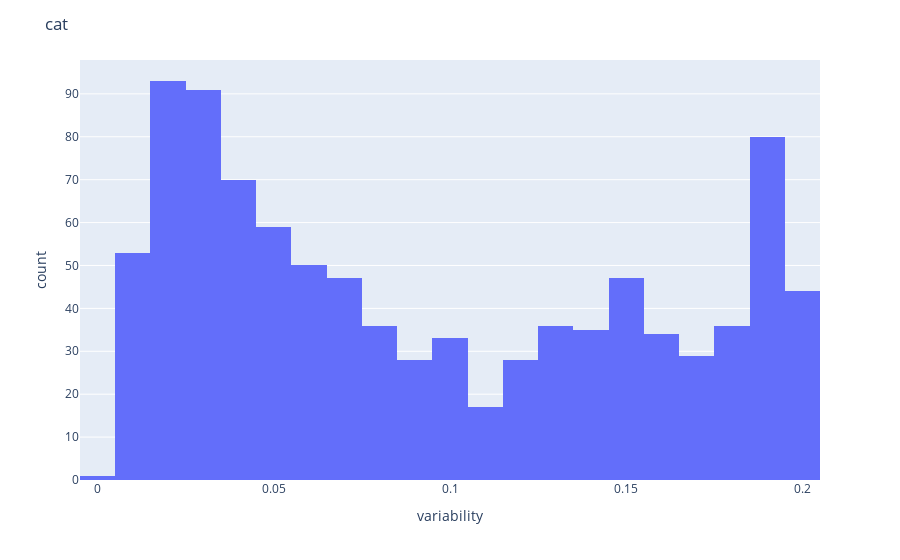

Notebook code cell kept with this figure:
### Code cell
base_path ='../assets/vqa_models/vqa_lxr111_animals_fromScratch_20epochs_breeds/'
df = pd.read_pickle(base_path+"datamap_metrics.pkl")

generate_region_class_variability_distributions(base_path, df, 'easy',  conf_threshold=0.8, var_threshold=0.2)

### Figure 1 — Plotly figure (JSON) as saved in the notebook; plotly's stock layout.template omitted (floating-point values rounded to 4 significant figures; data arrays with more than 128 entries replaced by an {"elided": "..."} marker saying what was removed)
{"data": [{"alignmentgroup": "True", "bingroup": "x", "hovertemplate": "variability=%{x}<br>count=%{y}<extra></extra>", "legendgroup": "", "marker": {"color": "#636efa", "pattern": {"shape": ""}}, "name": "", "offsetgroup": "", "orientation": "v", "showlegend": false, "type": "histogram", "x": {"elided": "947 float values"}, "xaxis": "x", "yaxis": "y"}], "layout": {"barmode": "relative", "legend": {"tracegroupgap": 0}, "margin": {"t": 60}, "title": {"text": "cat"}, "xaxis": {"anchor": "y", "domain": [0, 1], "title": {"text": "variability"}}, "yaxis": {"anchor": "x", "domain": [0, 1], "title": {"text": "count"}}}}
